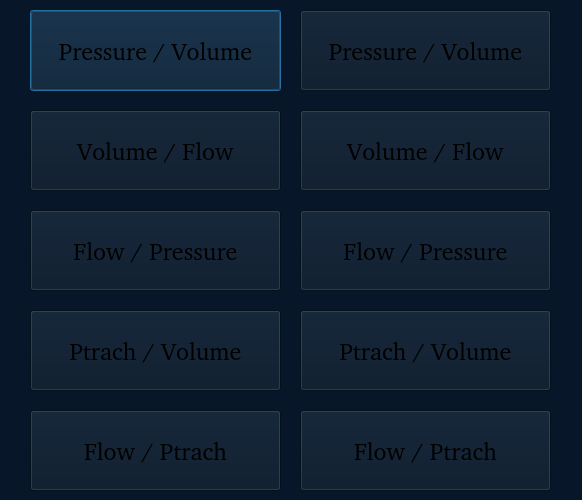
<?xml version="1.0" encoding="UTF-8"?>
<ui version="4.0">
 <class>Dialog_loopselection</class>
 <widget class="QDialog" name="Dialog_loopselection">
  <property name="windowModality">
   <enum>Qt::ApplicationModal</enum>
  </property>
  <property name="geometry">
   <rect>
    <x>0</x>
    <y>0</y>
    <width>582</width>
    <height>500</height>
   </rect>
  </property>
  <property name="palette">
   <palette>
    <active>
     <colorrole role="Button">
      <brush brushstyle="SolidPattern">
       <color alpha="255">
        <red>7</red>
        <green>22</green>
        <blue>40</blue>
       </color>
      </brush>
     </colorrole>
     <colorrole role="Base">
      <brush brushstyle="SolidPattern">
       <color alpha="255">
        <red>7</red>
        <green>22</green>
        <blue>40</blue>
       </color>
      </brush>
     </colorrole>
     <colorrole role="Window">
      <brush brushstyle="SolidPattern">
       <color alpha="255">
        <red>7</red>
        <green>22</green>
        <blue>40</blue>
       </color>
      </brush>
     </colorrole>
    </active>
    <inactive>
     <colorrole role="Button">
      <brush brushstyle="SolidPattern">
       <color alpha="255">
        <red>7</red>
        <green>22</green>
        <blue>40</blue>
       </color>
      </brush>
     </colorrole>
     <colorrole role="Base">
      <brush brushstyle="SolidPattern">
       <color alpha="255">
        <red>7</red>
        <green>22</green>
        <blue>40</blue>
       </color>
      </brush>
     </colorrole>
     <colorrole role="Window">
      <brush brushstyle="SolidPattern">
       <color alpha="255">
        <red>7</red>
        <green>22</green>
        <blue>40</blue>
       </color>
      </brush>
     </colorrole>
    </inactive>
    <disabled>
     <colorrole role="Button">
      <brush brushstyle="SolidPattern">
       <color alpha="255">
        <red>7</red>
        <green>22</green>
        <blue>40</blue>
       </color>
      </brush>
     </colorrole>
     <colorrole role="Base">
      <brush brushstyle="SolidPattern">
       <color alpha="255">
        <red>7</red>
        <green>22</green>
        <blue>40</blue>
       </color>
      </brush>
     </colorrole>
     <colorrole role="Window">
      <brush brushstyle="SolidPattern">
       <color alpha="255">
        <red>7</red>
        <green>22</green>
        <blue>40</blue>
       </color>
      </brush>
     </colorrole>
    </disabled>
   </palette>
  </property>
  <property name="font">
   <font>
    <family>Arial [Mono]</family>
   </font>
  </property>
  <property name="windowTitle">
   <string>Dialog</string>
  </property>
  <property name="autoFillBackground">
   <bool>false</bool>
  </property>
  <property name="styleSheet">
   <string notr="true">background-color: rgb(7, 22, 40);</string>
  </property>
  <property name="modal">
   <bool>true</bool>
  </property>
  <widget class="QPushButton" name="loop1btn1">
   <property name="geometry">
    <rect>
     <x>30</x>
     <y>10</y>
     <width>251</width>
     <height>81</height>
    </rect>
   </property>
   <property name="font">
    <font>
     <family>Arial [Mono]</family>
     <pointsize>18</pointsize>
    </font>
   </property>
   <property name="styleSheet">
    <string notr="true">QPushButton {   
font-style:&quot;Arial&quot;;
color:rgb(255, 255, 255);
background-color: rgb(8, 98, 202);
 border-style: solid;
 border-width:1px;
 border-radius:20px;
 border-color:  rgb(11, 42, 78);
border:2px groove gray;
padding:14px 17px;
 border: none;}
QPushButton:checked{
 background-color: rgb(11, 42, 78);
 };</string>
   </property>
   <property name="text">
    <string>Pressure / Volume</string>
   </property>
   <property name="checkable">
    <bool>true</bool>
   </property>
  </widget>
  <widget class="QPushButton" name="loop2btn1">
   <property name="geometry">
    <rect>
     <x>300</x>
     <y>10</y>
     <width>251</width>
     <height>81</height>
    </rect>
   </property>
   <property name="font">
    <font>
     <family>Arial [Mono]</family>
     <pointsize>18</pointsize>
    </font>
   </property>
   <property name="styleSheet">
    <string notr="true">QPushButton {   
font-style:&quot;Arial&quot;;
color:rgb(255, 255, 255);
background-color: rgb(8, 98, 202);
 border-style: solid;
 border-width:1px;
 border-radius:20px;
 border-color:  rgb(11, 42, 78);
border:2px groove gray;
padding:14px 17px;
 border: none;}
QPushButton:checked{
 background-color: rgb(11, 42, 78);
 };</string>
   </property>
   <property name="text">
    <string>Pressure / Volume</string>
   </property>
   <property name="checkable">
    <bool>true</bool>
   </property>
  </widget>
  <widget class="QPushButton" name="loop1btn2">
   <property name="geometry">
    <rect>
     <x>30</x>
     <y>110</y>
     <width>251</width>
     <height>81</height>
    </rect>
   </property>
   <property name="font">
    <font>
     <family>Arial [Mono]</family>
     <pointsize>18</pointsize>
    </font>
   </property>
   <property name="styleSheet">
    <string notr="true">QPushButton {   
font-style:&quot;Arial&quot;;
color:rgb(255, 255, 255);
background-color: rgb(8, 98, 202);
 border-style: solid;
 border-width:1px;
 border-radius:20px;
 border-color:  rgb(11, 42, 78);
border:2px groove gray;
padding:14px 17px;
 border: none;}
QPushButton:checked{
 background-color: rgb(11, 42, 78);
 };</string>
   </property>
   <property name="text">
    <string>Volume / Flow</string>
   </property>
   <property name="checkable">
    <bool>true</bool>
   </property>
  </widget>
  <widget class="QPushButton" name="loop2btn2">
   <property name="geometry">
    <rect>
     <x>300</x>
     <y>110</y>
     <width>251</width>
     <height>81</height>
    </rect>
   </property>
   <property name="font">
    <font>
     <family>Arial [Mono]</family>
     <pointsize>18</pointsize>
    </font>
   </property>
   <property name="styleSheet">
    <string notr="true">QPushButton {   
font-style:&quot;Arial&quot;;
color:rgb(255, 255, 255);
background-color: rgb(8, 98, 202);
 border-style: solid;
 border-width:1px;
 border-radius:20px;
 border-color:  rgb(11, 42, 78);
border:2px groove gray;
padding:14px 17px;
 border: none;}
QPushButton:checked{
 background-color: rgb(11, 42, 78);
 };</string>
   </property>
   <property name="text">
    <string>Volume / Flow</string>
   </property>
   <property name="checkable">
    <bool>true</bool>
   </property>
  </widget>
  <widget class="QPushButton" name="loop1btn3">
   <property name="geometry">
    <rect>
     <x>30</x>
     <y>210</y>
     <width>251</width>
     <height>81</height>
    </rect>
   </property>
   <property name="font">
    <font>
     <family>Arial [Mono]</family>
     <pointsize>18</pointsize>
    </font>
   </property>
   <property name="styleSheet">
    <string notr="true">QPushButton {   
font-style:&quot;Arial&quot;;
color:rgb(255, 255, 255);
background-color: rgb(8, 98, 202);
 border-style: solid;
 border-width:1px;
 border-radius:20px;
 border-color:  rgb(11, 42, 78);
border:2px groove gray;
padding:14px 17px;
 border: none;}
QPushButton:checked{
 background-color: rgb(11, 42, 78);
 };</string>
   </property>
   <property name="text">
    <string>Flow / Pressure</string>
   </property>
   <property name="checkable">
    <bool>true</bool>
   </property>
  </widget>
  <widget class="QPushButton" name="loop2btn3">
   <property name="geometry">
    <rect>
     <x>300</x>
     <y>210</y>
     <width>251</width>
     <height>81</height>
    </rect>
   </property>
   <property name="font">
    <font>
     <family>Arial [Mono]</family>
     <pointsize>18</pointsize>
    </font>
   </property>
   <property name="styleSheet">
    <string notr="true">QPushButton {   
font-style:&quot;Arial&quot;;
color:rgb(255, 255, 255);
background-color: rgb(8, 98, 202);
 border-style: solid;
 border-width:1px;
 border-radius:20px;
 border-color:  rgb(11, 42, 78);
border:2px groove gray;
padding:14px 17px;
 border: none;}
QPushButton:checked{
 background-color: rgb(11, 42, 78);
 };</string>
   </property>
   <property name="text">
    <string>Flow / Pressure</string>
   </property>
   <property name="checkable">
    <bool>true</bool>
   </property>
  </widget>
  <widget class="QPushButton" name="loop1btn4">
   <property name="geometry">
    <rect>
     <x>30</x>
     <y>310</y>
     <width>251</width>
     <height>81</height>
    </rect>
   </property>
   <property name="font">
    <font>
     <family>Arial [Mono]</family>
     <pointsize>18</pointsize>
    </font>
   </property>
   <property name="styleSheet">
    <string notr="true">QPushButton {   
font-style:&quot;Arial&quot;;
color:rgb(255, 255, 255);
background-color: rgb(8, 98, 202);
 border-style: solid;
 border-width:1px;
 border-radius:20px;
 border-color:  rgb(11, 42, 78);
border:2px groove gray;
padding:14px 17px;
 border: none;}
QPushButton:checked{
 background-color: rgb(11, 42, 78);
 };</string>
   </property>
   <property name="text">
    <string>Ptrach / Volume</string>
   </property>
   <property name="checkable">
    <bool>true</bool>
   </property>
  </widget>
  <widget class="QPushButton" name="loop1btn5">
   <property name="geometry">
    <rect>
     <x>30</x>
     <y>410</y>
     <width>251</width>
     <height>81</height>
    </rect>
   </property>
   <property name="font">
    <font>
     <family>Arial [Mono]</family>
     <pointsize>18</pointsize>
    </font>
   </property>
   <property name="styleSheet">
    <string notr="true">QPushButton {   
font-style:&quot;Arial&quot;;
color:rgb(255, 255, 255);
background-color: rgb(8, 98, 202);
 border-style: solid;
 border-width:1px;
 border-radius:20px;
 border-color:  rgb(11, 42, 78);
border:2px groove gray;
padding:14px 17px;
 border: none;}
QPushButton:checked{
 background-color: rgb(11, 42, 78);
 };</string>
   </property>
   <property name="text">
    <string>Flow / Ptrach</string>
   </property>
   <property name="checkable">
    <bool>true</bool>
   </property>
  </widget>
  <widget class="QPushButton" name="loop2btn4">
   <property name="geometry">
    <rect>
     <x>300</x>
     <y>310</y>
     <width>251</width>
     <height>81</height>
    </rect>
   </property>
   <property name="font">
    <font>
     <family>Arial [Mono]</family>
     <pointsize>18</pointsize>
    </font>
   </property>
   <property name="styleSheet">
    <string notr="true">QPushButton {   
font-style:&quot;Arial&quot;;
color:rgb(255, 255, 255);
background-color: rgb(8, 98, 202);
 border-style: solid;
 border-width:1px;
 border-radius:20px;
 border-color:  rgb(11, 42, 78);
border:2px groove gray;
padding:14px 17px;
 border: none;}
QPushButton:checked{
 background-color: rgb(11, 42, 78);
 };</string>
   </property>
   <property name="text">
    <string>Ptrach / Volume</string>
   </property>
   <property name="checkable">
    <bool>true</bool>
   </property>
  </widget>
  <widget class="QPushButton" name="loop2btn5">
   <property name="geometry">
    <rect>
     <x>300</x>
     <y>410</y>
     <width>251</width>
     <height>81</height>
    </rect>
   </property>
   <property name="font">
    <font>
     <family>Arial [Mono]</family>
     <pointsize>18</pointsize>
    </font>
   </property>
   <property name="styleSheet">
    <string notr="true">QPushButton {   
font-style:&quot;Arial&quot;;
color:rgb(255, 255, 255);
background-color: rgb(8, 98, 202);
 border-style: solid;
 border-width:1px;
 border-radius:20px;
 border-color:  rgb(11, 42, 78);
border:2px groove gray;
padding:14px 17px;
 border: none;}
QPushButton:checked{
 background-color: rgb(11, 42, 78);
 };</string>
   </property>
   <property name="text">
    <string>Flow / Ptrach</string>
   </property>
   <property name="checkable">
    <bool>true</bool>
   </property>
  </widget>
 </widget>
 <resources/>
 <connections/>
</ui>
